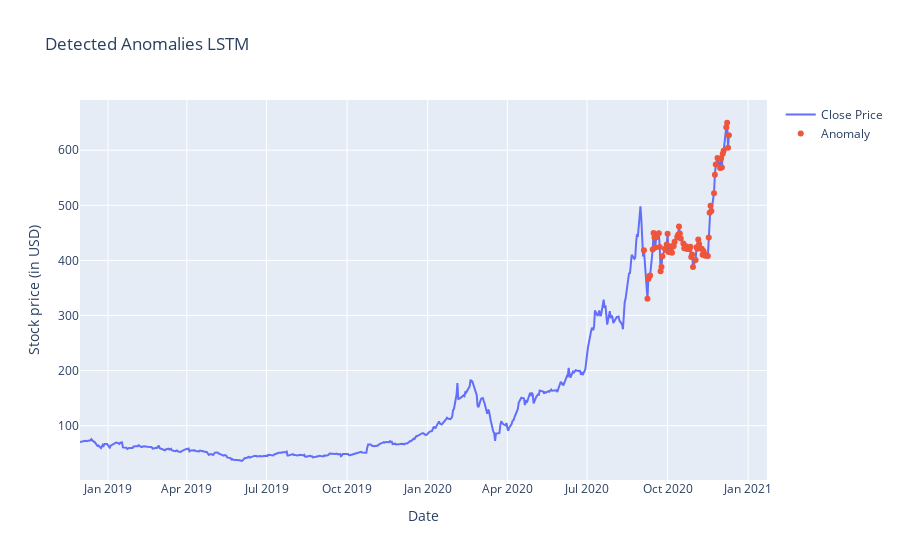

Source (notebook cell):
### Code cell
fig = go.Figure()
fig.add_trace(go.Scatter(x=test[time_steps:].Date, y=scaler.inverse_transform(test[time_steps:].Close),
                    mode='lines',
                    name='Close Price'))
fig.add_trace(go.Scatter(x=anomalies.Date, y=scaler.inverse_transform(anomalies.Close),
                    mode='markers',
                    name='Anomaly'))
fig.update_xaxes(title_text='Date')
fig.update_yaxes(title_text='Stock price (in USD)')

fig.update_layout(title_text="Detected Anomalies LSTM")


fig.update_layout(showlegend=True)
fig.show()
